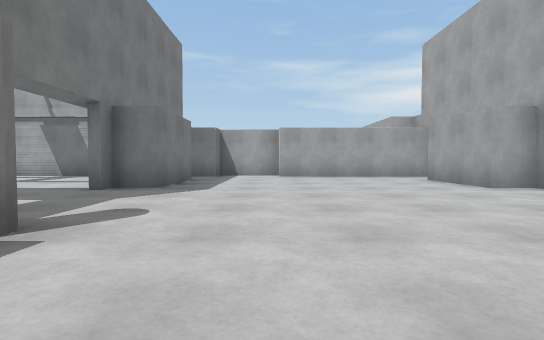
[1] (above)

16 first-person views from a walk through a Webots world. The camera is 0.94 m above the floor, tilts 2° down and sees 85° across. The floor is counted in squares, 2 m on a side. Each view is taken from the middle of a square. On the plan, view 1 faces up. The plan holds only what a view shows up to about 9 squares ahead; the rest is blank.

[2]
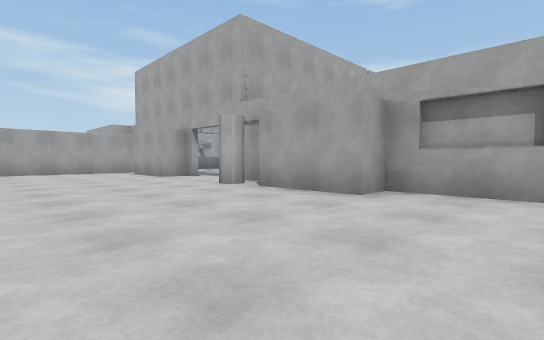

[3]
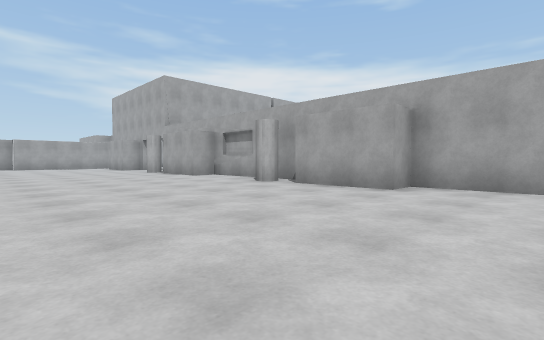

[4]
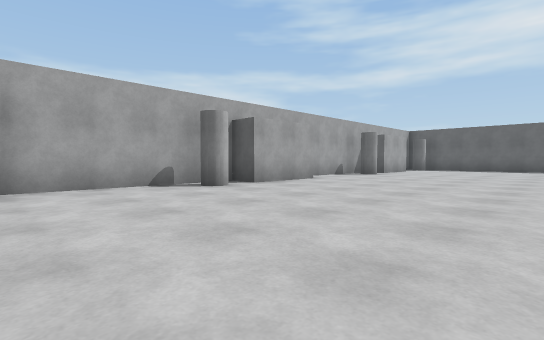

[5]
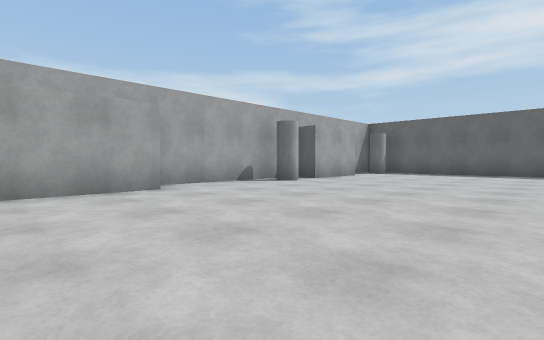

[6]
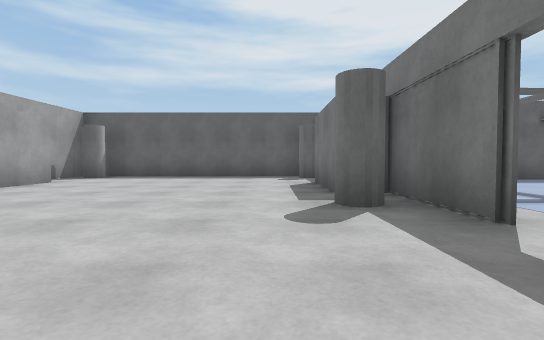

[7]
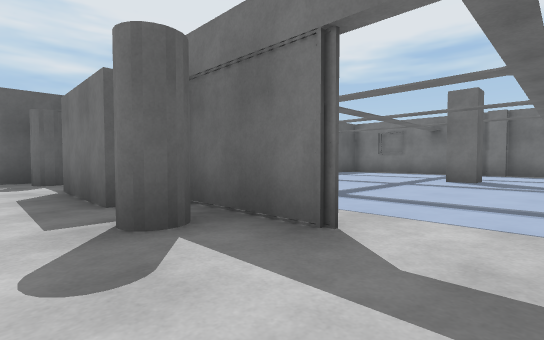

[8]
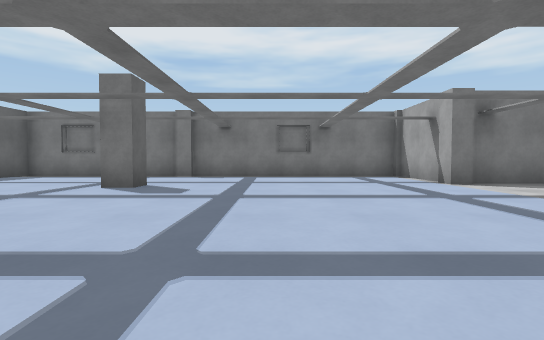

[9]
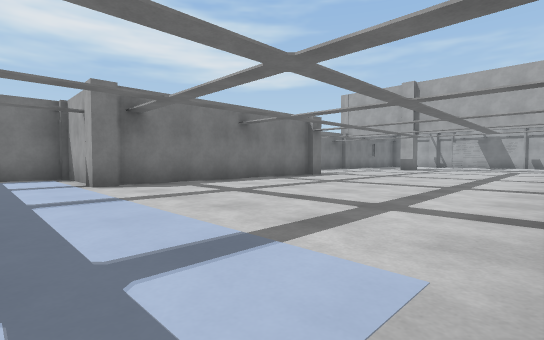

[10]
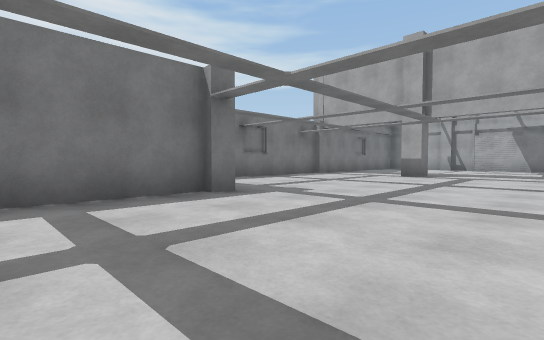

[11]
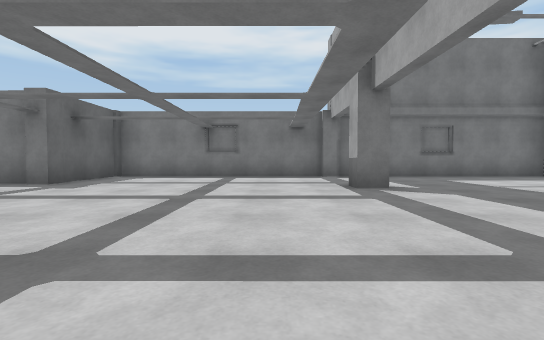

[12]
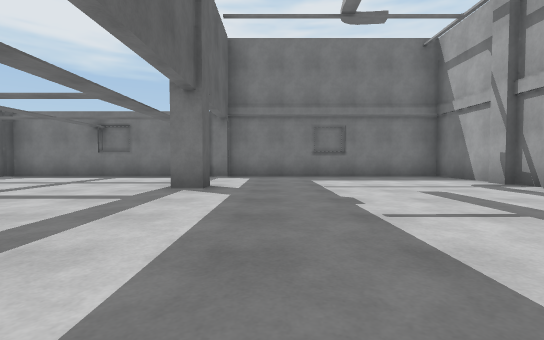

[13]
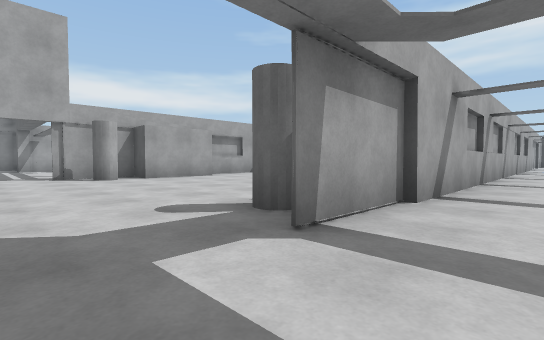

[14]
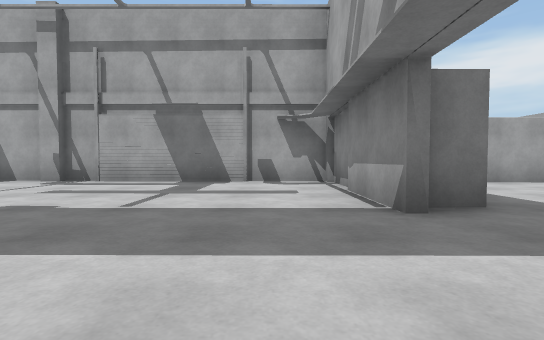

[15]
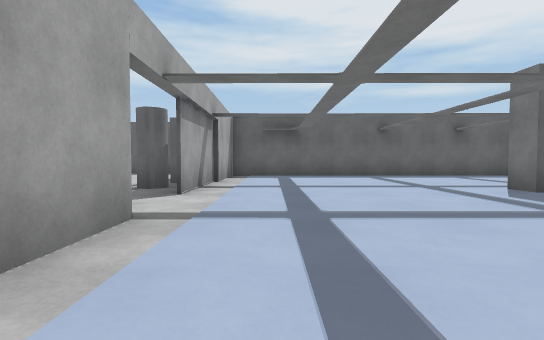

[16]
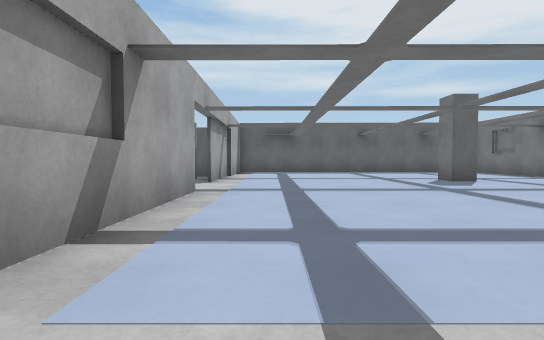

### Floor plan
Points are (right, up) in squares from view 1. A wall is a line through its corners. A room is listed if a view was taken in it or the views show most of it. See-through windows are left out.
Room 1 (views 1, 2, 3, 4, 5, 6, 7)
walls: (4.4, -4.5) (4.4, -1.1) (3.6, -1.1) (3.6, 0.9); (4.4, -11.1) (4.4, -7.1) (3.6, -7.1) (3.6, -5); (3.6, -13.1) (3.6, -11.1); (4.4, 0.9) (4.4, 2.8); (-2.7, -15) (-2.7, -17.2); (4.3, -16.6) (4.3, -13.4); (-1.9, -17.2) (-1.9, -19.2); (4.4, 4.5) (4.4, 5); (3.6, 5) (3.6, 7); (3.6, -19.2) (3.6, -17.2) (4.1, -17.2); (-1.8, 6.9) (-1.8, 4.9) (-2.7, 4.9) (-2.7, 4.5); (-1.8, -21.5) (3.8, -21.4); (4.3, -21.5) (4.3, -20.1); (0.2, 8.5) (-1.6, 8.5); (4.4, 8.2) (0.1, 8.2); (-1.5, 8.8) (-1.5, 8.2) (-2.9, 8.2)
ways out: opening at (-2, -14.5) to room 2; opening at (-2, 3.5) to room 2; opening at (4, 3.5)
Room 2 (views 8, 9, 10, 11, 12, 13, 14, 15, 16)
walls: (-8.8, -3.6) (-8.8, -9.2); (-8.6, -9.1) (-8.6, -9.5) (-11.3, -9.5) (-11.3, -15.2); (-2.8, -7.6) (-2.8, 2.5); (-8.3, 2.9) (-7.7, 2.9) (-7.7, 2.4) (-8.3, 2.4); (-11.3, 2.4) (-11.3, -3.3) (-8.5, -3.3) (-8.5, -3.7); (-11.1, 2.9) (-11.1, 2.4); (-2.8, -13.5) (-2.8, -10.2); (-8.4, -15.2) (-7.8, -15.2) (-7.8, -15.8); (-2.8, 4.5) (-2.8, 8.5) (-11.3, 8.6) (-11.3, 2.8); (-11.1, -15.1) (-11.1, -15.6); (-11.3, -15.6) (-11.3, -19.8) (-2.9, -19.8) (-2.9, -15.1)
ways out: opening at (-2, -14.5) to room 1; opening at (-2, 3.5) to room 1

Where each view was taken, in squares from view 1:
view 1: 0 up, 0 right, facing up
view 2: 3 down, 0 right, facing up-right
view 3: 9 down, 1 left, facing up-right
view 4: 7 down, 1 left, facing down-right
view 5: 11 down, 1 left, facing down-right
view 6: 13 down, 1 left, facing down
view 7: 14 down, 1 left, facing down-left
view 8: 13 down, 3 left, facing left
view 9: 11 down, 3 left, facing up-left
view 10: 6 down, 5 left, facing up-left
view 11: 1 up, 3 left, facing left
view 12: 4 up, 3 left, facing left
view 13: 4 up, 4 left, facing down-right
view 14: 2 up, 4 left, facing up
view 15: 11 down, 4 left, facing down
view 16: 9 down, 4 left, facing down
